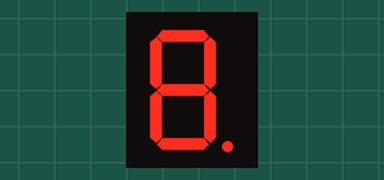
Recording of a sketch running on a simulated Arduino Uno, built with avr-gcc and run on an emulated ATmega328P. Parts: 1-digit seven-segment display. Wiring (inferred from the names in the program): 1-digit 7-segment display, segments lit when LOW: segments pin 2, pin 3, pin 4, pin 5, pin 6, pin 7, pin 8, pin 9. The segment pins are drawn as the display they are named for.

Above: at 0.1 s.
At 6.7 s:
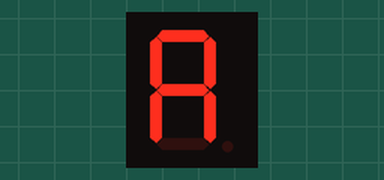
At 7.9 s:
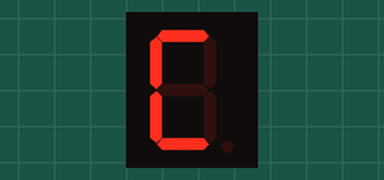
At 8.5 s:
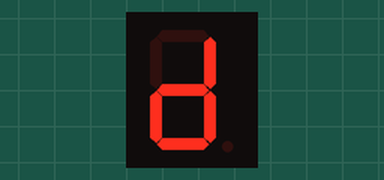
At 9.1 s:
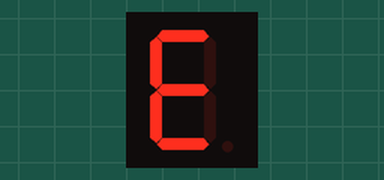
At 9.7 s:
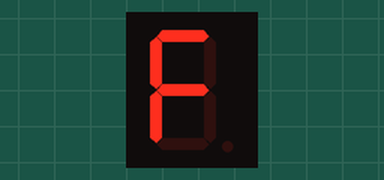

Measured:
- by itself, everything shown: repeats every 10.6 s, in 32 steps
- what the display in image 1 shows lasts 0.5 s, from 6.6 s to 7.1 s
- what the display in image 5 shows lasts 1.5 s, from 9.6 s to 11.1 s

The sketch:

teste_display_sketch_da_GBK.ino
```cpp
/* Módulo DISPLAY 7-SEGMENTOS ANODO COMUM

* Produzindo um contador decremental de um dígito com

* Arduino.
*
* Sketch baseado na versao obtida em http://gbkrobotics.com.br/index.php/2016/04/05/p11-modulo-display-de-7-segmentos/
* Datasheet do display (anodo comum): http://multcomercial.com.br/doc/display/A-551E.pdf
*/

/////////////////////////////////
// INICIALIZAÇÃO DAS VARIÁVEIS //
/////////////////////////////////

// Cria uma matriz de acionamento para cada segmento do Display Ando Comum
// Caso o Display seja Catodo Comum inverta o “0” por “1” e o “1” por “0”
byte matriz_sete_seg [16][7] = {

{ 0,0,0,0,0,0,1 }, // = Digito 0
{ 1,0,0,1,1,1,1 }, // = Digito 1
{ 0,0,1,0,0,1,0 }, // = Digito 2
{ 0,0,0,0,1,1,0 }, // = Digito 3
{ 1,0,0,1,1,0,0 }, // = Digito 4
{ 0,1,0,0,1,0,0 }, // = Digito 5
{ 0,1,0,0,0,0,0 }, // = Digito 6
{ 0,0,0,1,1,1,1 }, // = Digito 7
{ 0,0,0,0,0,0,0 }, // = Digito 8
{ 0,0,0,1,1,0,0 }, // = Digito 9
{ 0,0,0,1,0,0,0 }, // = Digito A
{ 1,1,0,0,0,0,0 }, // = Digito B
{ 0,1,1,0,0,0,1 }, // = Digito C
{ 1,0,0,0,0,1,0 }, // = Digito D
{ 0,1,1,0,0,0,0 }, // = Digito E
{ 0,1,1,1,0,0,0 } // = Digito F
};

///////////
// SETUP //
///////////

void setup(){

pinMode(2, OUTPUT); //Pino 2 do Arduino ligado ao segmento A
pinMode(3, OUTPUT); //Pino 3 do Arduino ligado ao segmento B
pinMode(4, OUTPUT); //Pino 4 do Arduino ligado ao segmento C
pinMode(5, OUTPUT); //Pino 5 do Arduino ligado ao segmento D
pinMode(6, OUTPUT); //Pino 6 do Arduino ligado ao segmento E
pinMode(7, OUTPUT); //Pino 7 do Arduino ligado ao segmento F
pinMode(8, OUTPUT); //Pino 8 do Arduino ligado ao segmento G
pinMode(9, OUTPUT); //Pino 9 do Arduino ligado ao segmento PONTO

acionaPonto(0);     //Função que inicia com o ponto desligado

}

/////////////
// FUNÇÕES //
/////////////

//Função que aciona o ponto no display
void acionaPonto(byte ponto){

digitalWrite(9, ponto);

}

//Função que aciona os dígitos do display

void acionaSegmentos(byte digito){

byte pino = 2;

//Percorre a matriz ligando os segmentos correspondentes ao dígito
for (byte contadorSeg = 0; contadorSeg < 7; ++contadorSeg){

digitalWrite(pino, matriz_sete_seg[digito][contadorSeg]);
++pino;

}

acionaPonto(0); //Liga o ponto
delay(100);     //Aguarda 100 milisegundos
acionaPonto(1); //Desliga o ponto

}

///////////
// LOOP  //
///////////

void loop()

{

//Contador de 0 a 15, ligando os segmentos correspondentes
//0 a 9 = liga os segmentos correspondentes aos números
//10 a 15 = forma as letras A,B,C,D,E,F

for (byte contador = 0; contador < 16; contador++){

delay(500);
acionaSegmentos(contador);

}

delay(1000);   //Aguarda 2 segundos para reiniciar o ciclo

}
```
